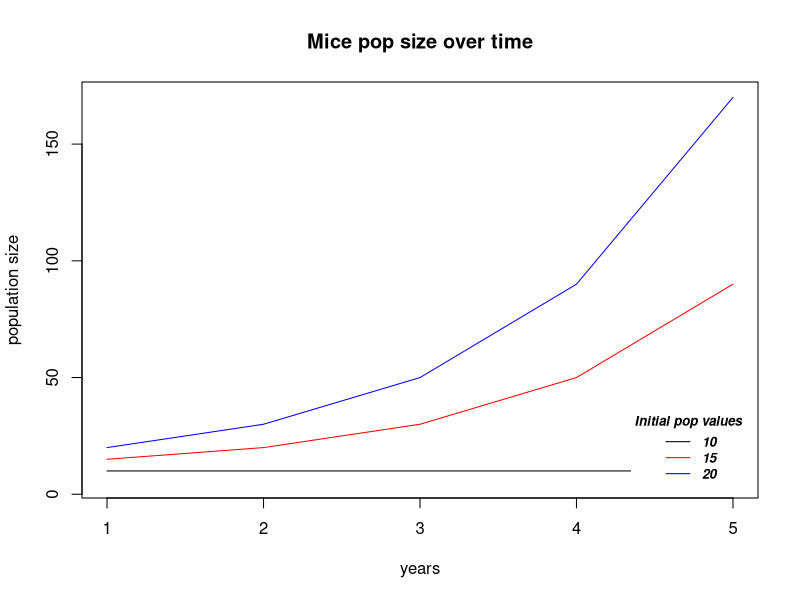
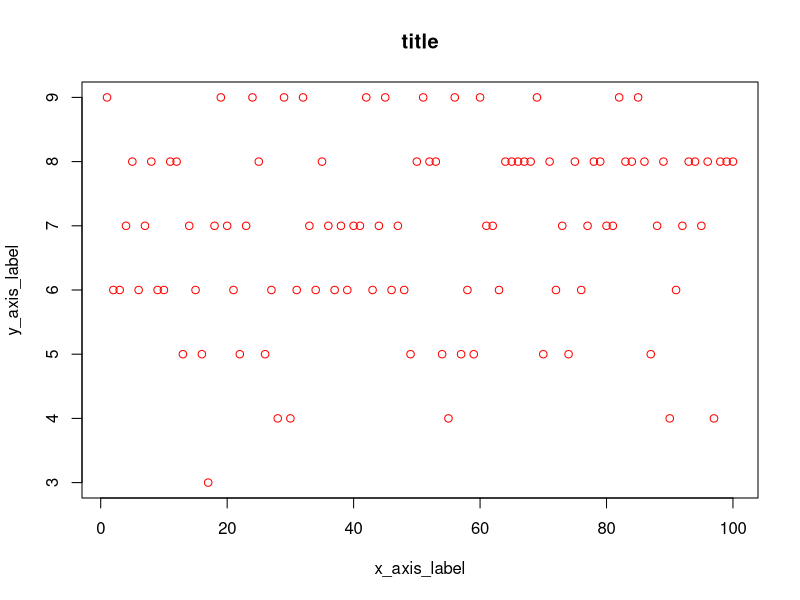
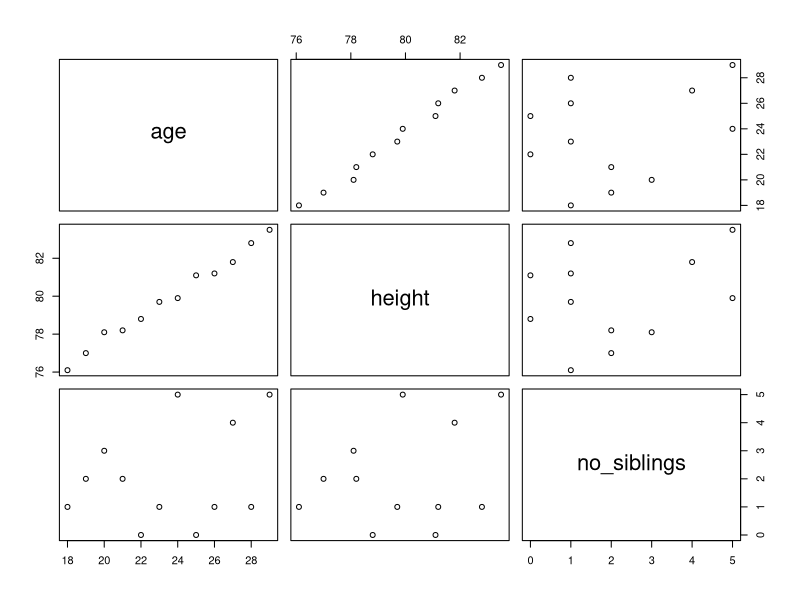
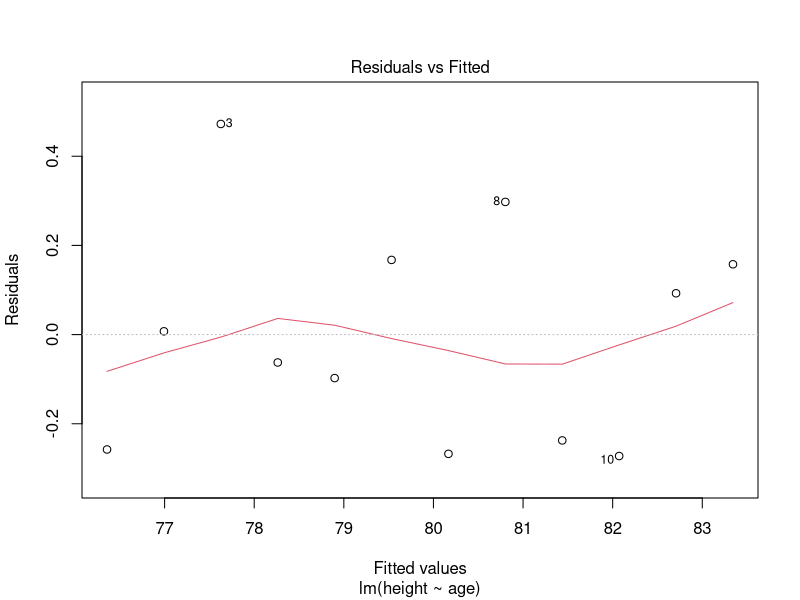
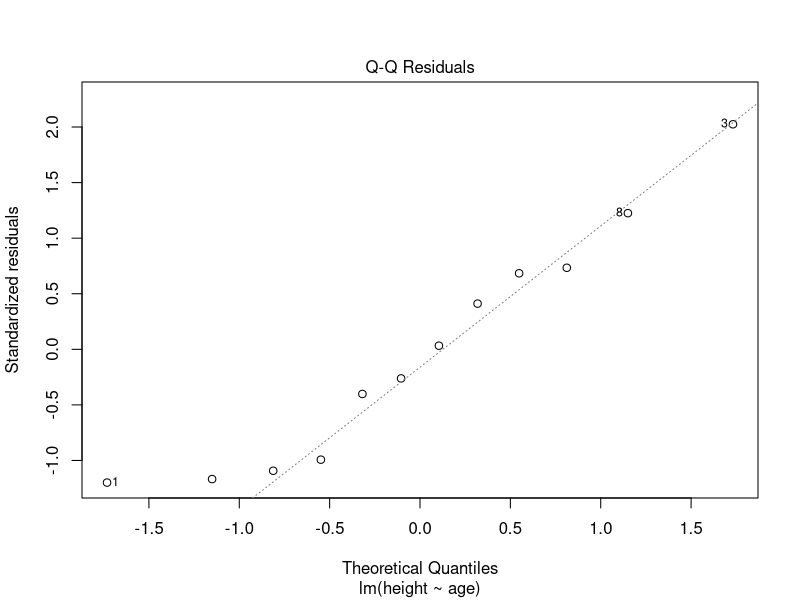
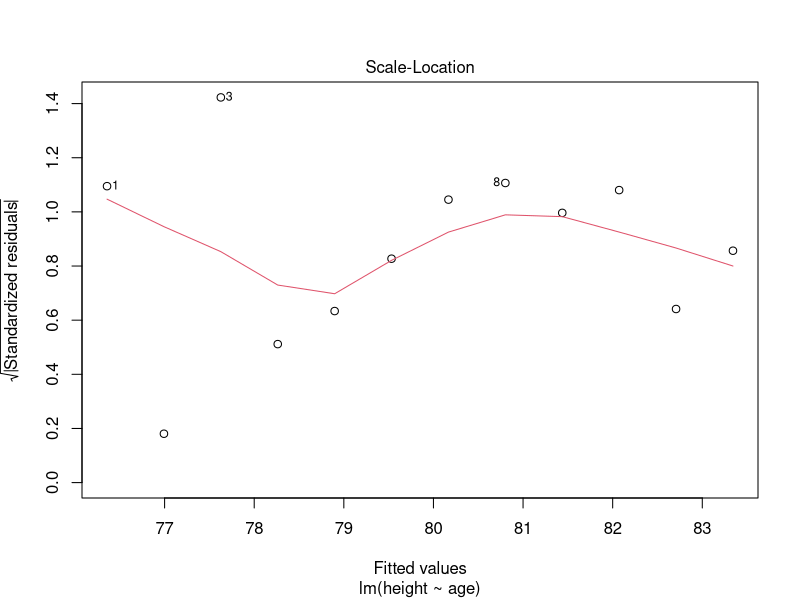
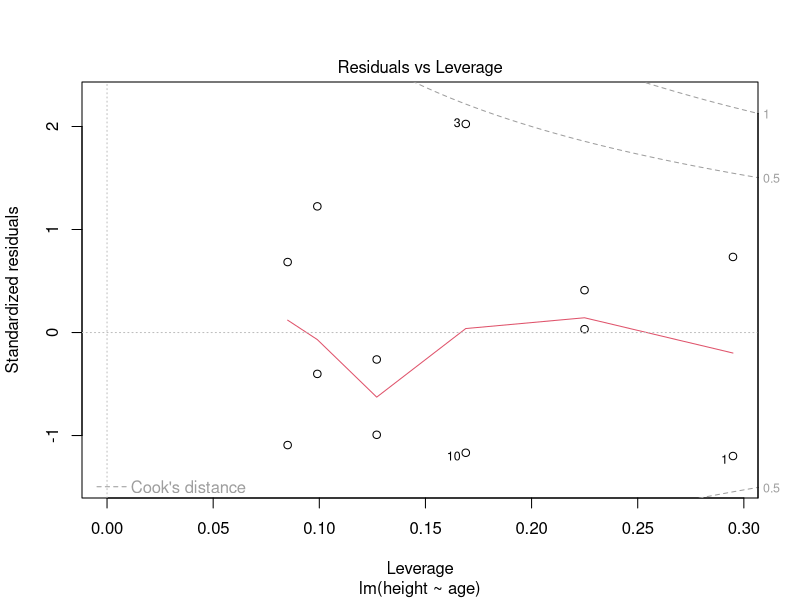
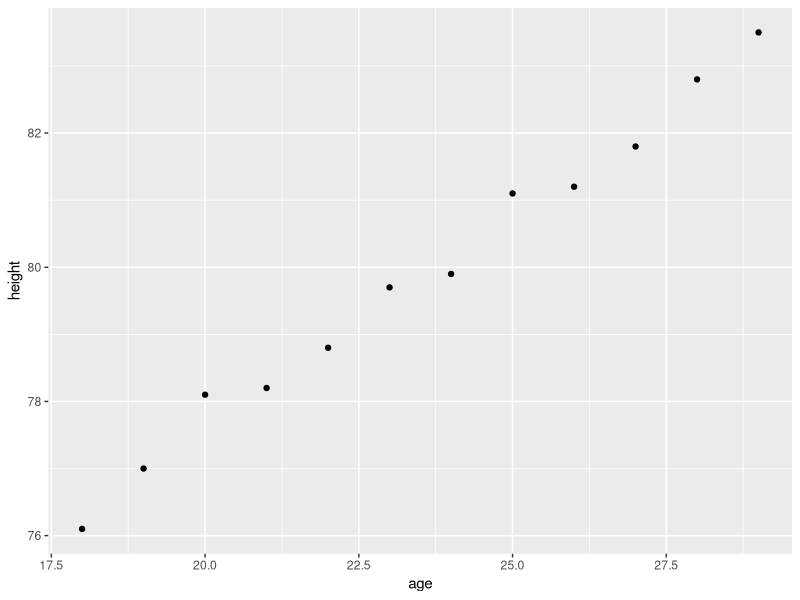

These charts were generated, in order, by the following R code:
## ---- chunk 1
##### Examples #####
a  <- 3
b  <- 2

a + b
a * b
a^b
exp(a)

## ---- chunk 2
###### YOUR CODE HERE ######
## ---- chunk 3
##### Examples #####
myvec <- c(2,4,1,3)

vec2 <- 1:4

output <- myvec + vec2

print(output)
## ---- chunk 4
###### YOUR CODE HERE ######
## ---- chunk 5
##### Examples #####
num_timesteps <- 10

popvec <- rep(0,num_timesteps) #blank vector of zeroes with length num_zeroes

init_pop <- 100

popvec[1] <-  init_pop # change the first value in popvec to be 5. 

for( i in 1:length(popvec)){ # for every index in popvec...
  popvec[i+1] <-popvec[i] * 2 # multiply the previous value by 2 and report the result to the next index 
}


print(popvec) #print entire vector after simulation

print(paste("final population size is ",popvec[length(popvec)])) # print a combination of text and the last value in popvec 

## ---- chunk 6
###### YOUR CODE HERE ######
## ---- chunk 7
##### Examples #####
my_matrix <- matrix(0,nrow = 3,ncol = 3) #initialize a 3 by 3 blank matrix

my_matrix[1,1] <- 1 # Change the value of the first row, first column to 1

my_matrix[2,] <-c(2,3,4) # change the second row to contain the values of the vector <2,3,4>

print(my_matrix)


## ---- chunk 8
###### YOUR CODE HERE ######
## ---- chunk 9
##### Examples #####

init_pop <- c(10,15,20) # vector of initial pop sizes

num_timesteps <- 5 # number of time steps

popsize_mat <- matrix(0,nrow = num_timesteps,ncol = length(init_pop)) # initialize a blank matrix based on the parameters above 


popsize_mat[1,] <- init_pop # set first row to be the initial pop sizes


for( j in 1:ncol(popsize_mat)){ # for every column
  for( i in 1:(nrow(popsize_mat)-1)){ # for every row (the -1 is a correction to match up the number of times iterated to account for the space taken by the preset initial value)
    popsize_mat[i+1,j] <- popsize_mat[i,j]*2 - 10 # perform the operation for the specified cell in the matrix and output the result to the next row in the same column 
  }
}

### Plotting Results ###

plot(popsize_mat[,1],type='l',col='black',ylim = c(0.5*min(popsize_mat),max(popsize_mat)), main = "Mice pop size over time", xlab= "years", ylab="population size") # make plot
lines(popsize_mat[,2],type = "l", col = 'red')# overlay second line
lines(popsize_mat[,3],type = "l", col = 'blue') # overlay 3rd line
  legend("bottomright",legend = popsize_mat[1,], col = c('black','red','blue'),lty = 1,cex = 0.8, title = "Initial pop values", text.font = 4, box.lty = 0, inset = 0.02) # make legend

print(popsize_mat)
## ---- chunk 10
###### YOUR CODE HERE ######
## ---- chunk 11
##### Examples #####
number_samples <- 100 # number of samples to draw from bag with replacement
 
num_redmarbles_drawn = rep(0,number_samples) # initialize vector

size_samplingpool <- 10 # a pool of 10 marbles 

prob_reds <- 0.7 # probability of getting a red marble


for(i in 1:length(num_redmarbles_drawn)){
 num_redmarbles_drawn[i] <- rbinom(1,size_samplingpool,prob_reds) # for every index in vector, draw 1 sample from the distribution of red marbles in the bag (a number between 1 and 10 that averages 7) 
}

plot(num_redmarbles_drawn, main = "title", xlab ="x_axis_label", ylab= "y_axis_label", col = "red")


print(mean(num_redmarbles_drawn))
## ---- chunk 12
###### YOUR CODE HERE ######
## ---- chunk 13
# Check if ggplot2 is already installed
if (!require(ggplot2, quietly = TRUE)) {
  # If it's not installed, install it
  install.packages("ggplot2")
  
  # Load the package after installation
  library(ggplot2)
} else {
  # If it's already installed, simply load the library
  library(ggplot2)
}
## ---- chunk 14
ageandheight <- read.csv("ageandheight.csv") #Read the data
lmHeight = lm(height~age, data = ageandheight) #Create the linear regression
summary(lmHeight) #Review the results
plot(ageandheight)
## ---- chunk 15
plot(lmHeight)
## ---- chunk 16
# Create a scatterplot of the data
ggplot(ageandheight, aes(x = age, y = height)) + 
  geom_point()  

# Create a scatterplot of the data
scatter_plot <- ggplot(ageandheight, aes(x = age, y = height)) + 
  geom_point() + 
  geom_smooth(method = "lm", 
              color = "blue", 
              se = TRUE,
              level = 0.95, 
              formula = y ~ x) # Add linear regression line with CI

# Customize the plot appearance and add regression info
scatter_plot + 
  labs(title = "Infant Age vs. Height",
                    x = "Age (months)",
                    y = "Height (cm)") + 
  theme_minimal()
## ---- chunk 17
lmHeight2 = lm(height~age + no_siblings, data = ageandheight) #Create a linear regression with two variables
summary(lmHeight2) #Review the results
## ---- chunk 18
# Generate example data
set.seed(123)
n <- 100  # Number of data points
x <- rnorm(n, mean = 0, sd = 1)  # Independent variable
y <- rbinom(n, size = 1, prob = 1 / (1 + exp(-(-1 + 2 * x))))  # Simulated binary dependent variable

# Create a data frame
data <- data.frame(x = x, y = as.factor(y))

# Fit a logistic regression model
model <- glm(y ~ x, data = data, family = binomial)

# print summary stats
summary(model)
## ---- chunk 19
cardio_data <- read.csv("CAD.csv") #Read the data
head(cardio_data)
## ---- chunk 20
###### YOUR CODE HERE ######
## ---- chunk 21
###### YOUR CODE HERE ######
## ---- chunk 22
###### YOUR CODE HERE ######
